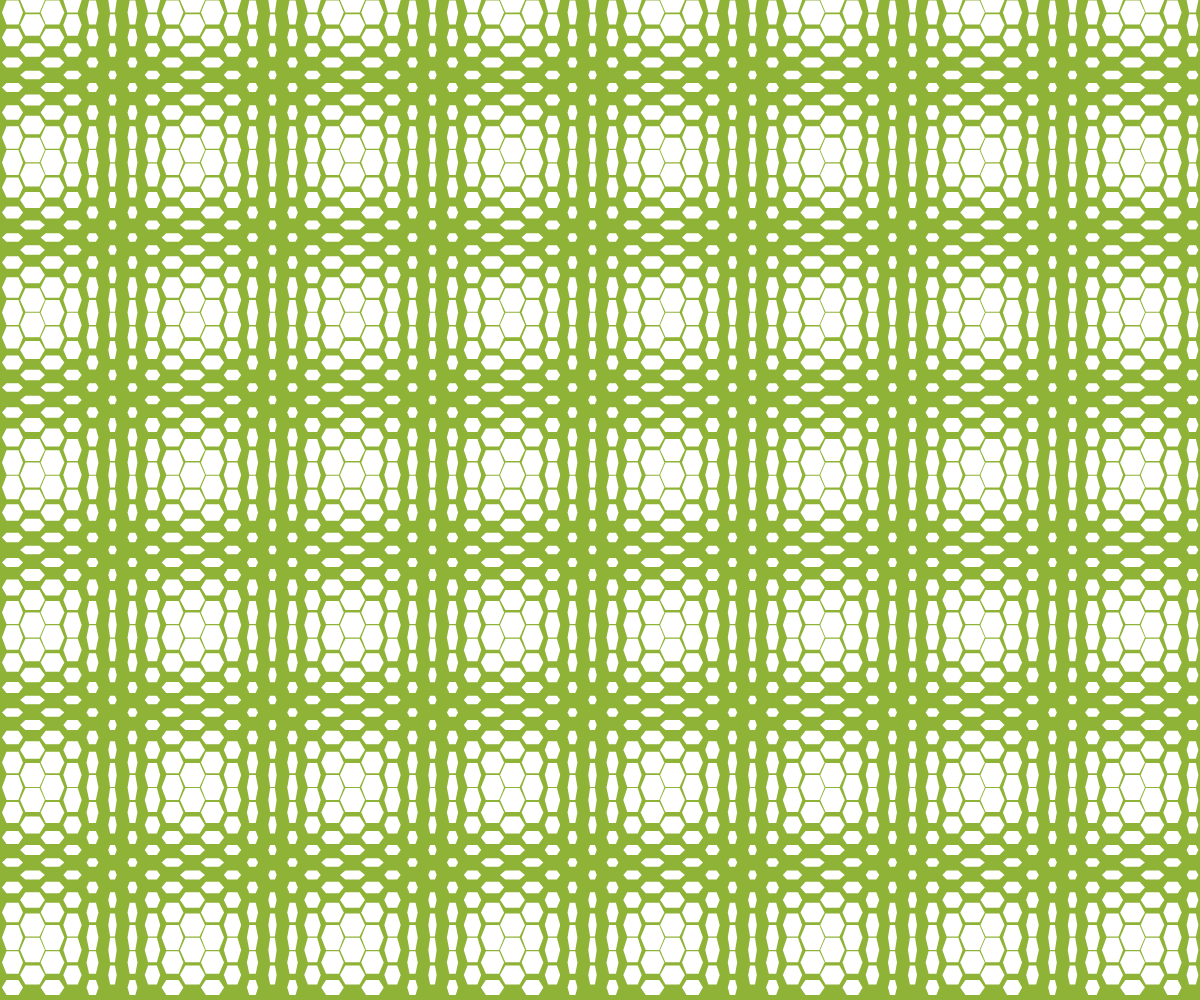
Frame 1 (no input)
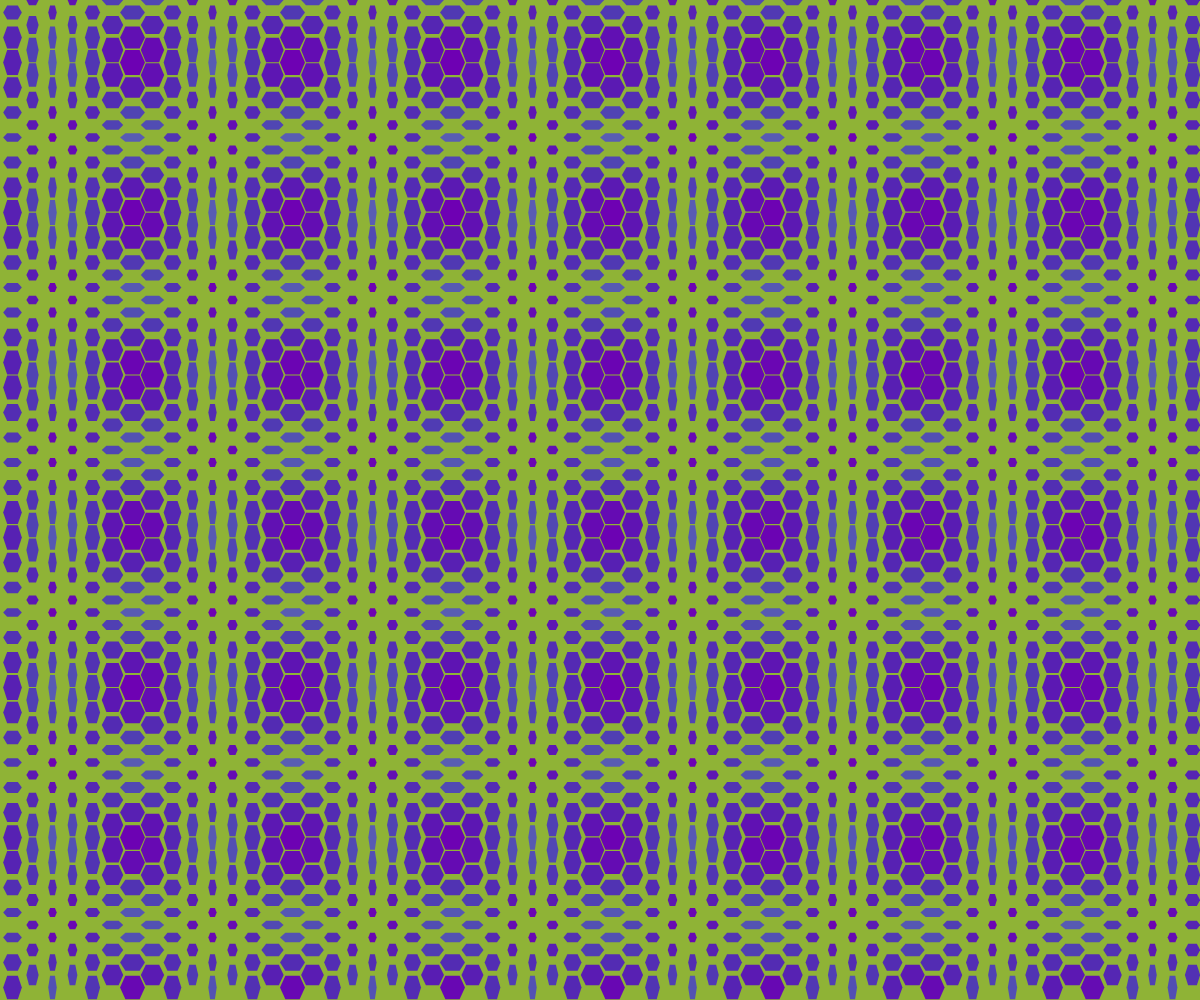
Frame 60 (no input)
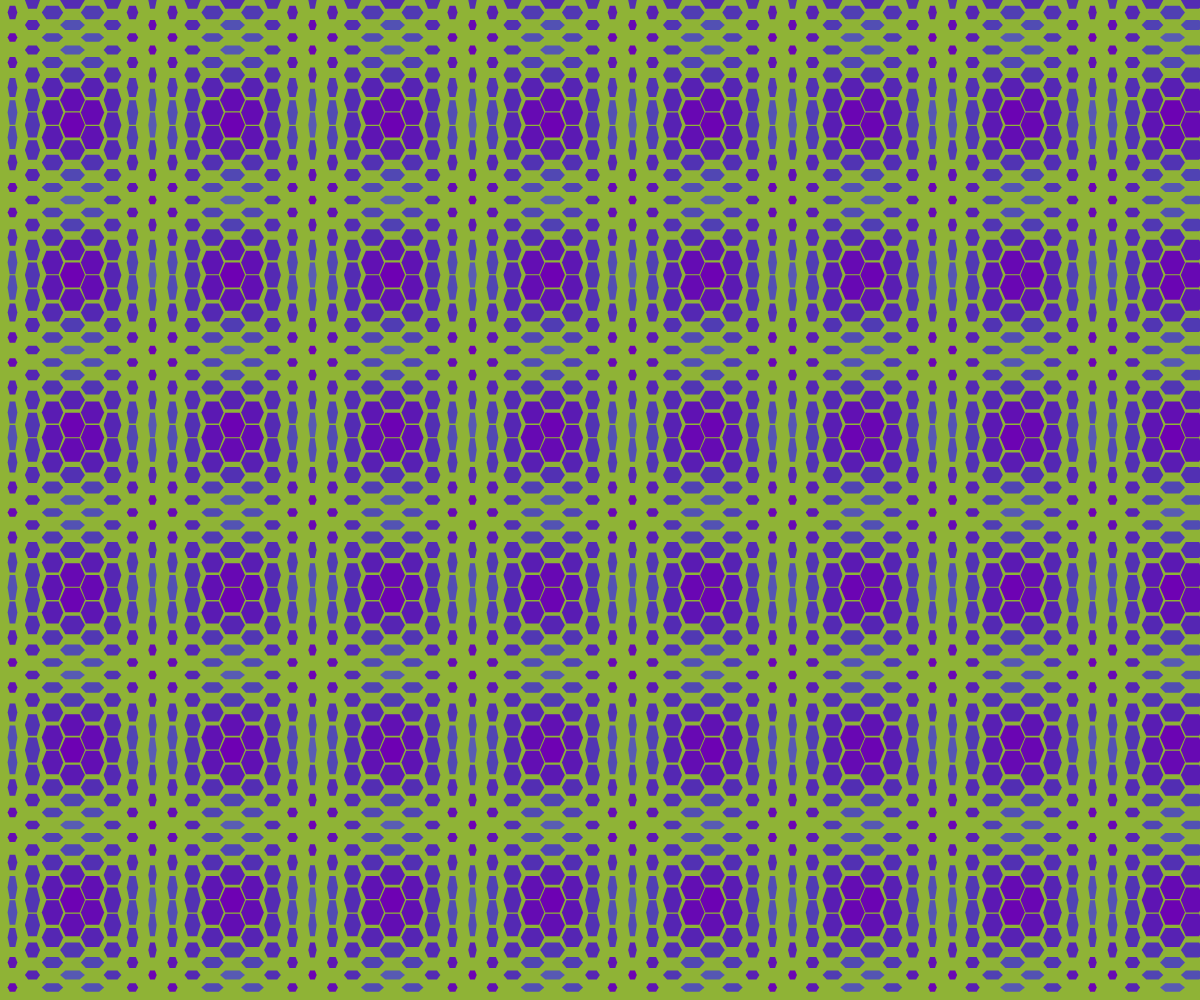
Frame 120 (the mouse pressed at the canvas centre since frame 60)

The p5.js sketch that drew these frames (run headless with seeded random() and noise() and a simulated clock; from frame 60 on, the mouse is pressed at the canvas centre):

// p5.js sketch
// ── sketch.js
let cellGrid;
let offsetAmount = 0.01;
let gridHue;

function setup() {

    createCanvas(windowWidth, windowHeight);
    colorMode(HSB, 360, 100, 100, 100);

    gridHue = random(360);

    cellGrid = new gridGenerator(0, 0, 25, 25, gridHue);
    //cellGrid.update();


}

function draw() {
    background((gridHue + 180) % 360,70,70);
    cellGrid.update();
    offsetAmount = offsetAmount + 0.01
}
// ── cell.js

class Cell {

    constructor(x, y, cellWidth, cellHeight,indexX,indexY,hue) {
        this.x = x;
        this.y = y;

        this.width = cellWidth;
        this.height = cellHeight;

        this.maxWidth = cellWidth;
        this.maxHeight = cellHeight;

        this.xIndex = indexX;
        this.yIndex = indexY;

        this.minHue = hue-20;
        this.maxHue = hue+20;

        this.bright = 70;
        this.sat = random(0,100);

        this.increase = 0;
    }

    update() {
        noStroke();
        fill(this.hue, this.sat, this.bright);

        this.sine();
        this.hexagon();
    }

    hexagon(){

        push();
        translate(this.x,this.y);
        beginShape();
        vertex(0,-this.height/2);
        vertex(this.width/3.5,-this.height/2);
        vertex(this.width/2,0);
        vertex(this.width/3.5,this.height/2);
        vertex(0,this.height/2);
        vertex(-this.width/3.5,this.height/2);
        vertex(-this.width/2,0)
        vertex(-this.width/3.5,-this.height/2);
        endShape();
        pop();
    }

    sine(){
        let sinVal = sin((frameCount * 0.04) + (this.x * 0.04));
        let cosVal = cos((frameCount * 0.04) + (this.y * -0.04));
        let wSize = map(sinVal, -1, 1, this.maxWidth/3,this.maxWidth);
        let hSize = map(cosVal, -1, 1, this.maxHeight/3,this.maxHeight);
        this.hue = map(sinVal * cosVal,-1,1,this.minHue,this.maxHue);
        this.sat = map(-sinVal * cosVal,-1,1,100,50);
        this.width = wSize;
        this.height = hSize;
    }
}

// ── grid.js
class gridGenerator {
    constructor(x, y, cellW, cellH,hue) {

        this.x = x;
        this.y = y;

        this.cellWidth = cellW;
        this.cellHeight = cellH;

        this.numColumns = width / (this.cellWidth * 0.8);
        this.numRows = height / this.cellHeight;

        this.cells = [];

        this.Vspacing = this.cellHeight/2
        this.Hspacing = this.cellWidth/2

        for (let column = 0; column < this.numColumns; column++) {
            for (let row = 0; row < this.numRows; row++) {

                if(column % 2 == 0){
                    this.Vspacing = this.cellHeight/2;
                } else {
                    this.Vspacing = 0;
                }

                this.cells.push(new Cell(column * this.cellWidth* 0.8 + this.Hspacing, row * this.cellHeight + this.Vspacing, this.cellWidth, this.cellHeight, column, row, hue));

            }
        }
    }

    update() {
        for (let i = 0; i < this.cells.length; i++) {
            this.cells[i].update();
        }
    }
}
